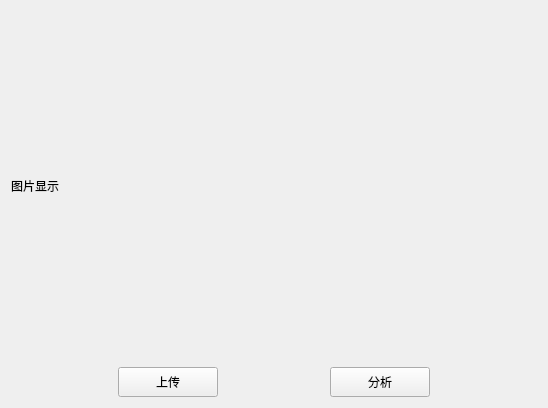
<?xml version="1.0" encoding="UTF-8"?>
<ui version="4.0">
 <class>Form</class>
 <widget class="QWidget" name="Form">
  <property name="geometry">
   <rect>
    <x>0</x>
    <y>0</y>
    <width>548</width>
    <height>406</height>
   </rect>
  </property>
  <property name="sizePolicy">
   <sizepolicy hsizetype="Expanding" vsizetype="Expanding">
    <horstretch>0</horstretch>
    <verstretch>0</verstretch>
   </sizepolicy>
  </property>
  <property name="windowTitle">
   <string>WQA_Analysis</string>
  </property>
  <layout class="QGridLayout" name="gridLayout_2">
   <item row="0" column="0">
    <layout class="QGridLayout" name="gridLayout">
     <item row="1" column="4">
      <spacer name="horizontalSpacer_3">
       <property name="orientation">
        <enum>Qt::Horizontal</enum>
       </property>
       <property name="sizeHint" stdset="0">
        <size>
         <width>40</width>
         <height>20</height>
        </size>
       </property>
      </spacer>
     </item>
     <item row="1" column="3" alignment="Qt::AlignLeft">
      <widget class="QPushButton" name="pushButton_2">
       <property name="sizePolicy">
        <sizepolicy hsizetype="Fixed" vsizetype="Fixed">
         <horstretch>0</horstretch>
         <verstretch>0</verstretch>
        </sizepolicy>
       </property>
       <property name="minimumSize">
        <size>
         <width>100</width>
         <height>30</height>
        </size>
       </property>
       <property name="text">
        <string>分析</string>
       </property>
      </widget>
     </item>
     <item row="1" column="1" alignment="Qt::AlignRight">
      <widget class="QPushButton" name="pushButton">
       <property name="sizePolicy">
        <sizepolicy hsizetype="Fixed" vsizetype="Fixed">
         <horstretch>0</horstretch>
         <verstretch>0</verstretch>
        </sizepolicy>
       </property>
       <property name="minimumSize">
        <size>
         <width>100</width>
         <height>30</height>
        </size>
       </property>
       <property name="text">
        <string>上传</string>
       </property>
      </widget>
     </item>
     <item row="0" column="0" colspan="5">
      <widget class="QLabel" name="label">
       <property name="sizePolicy">
        <sizepolicy hsizetype="Expanding" vsizetype="Expanding">
         <horstretch>0</horstretch>
         <verstretch>0</verstretch>
        </sizepolicy>
       </property>
       <property name="minimumSize">
        <size>
         <width>520</width>
         <height>350</height>
        </size>
       </property>
       <property name="text">
        <string>图片显示</string>
       </property>
      </widget>
     </item>
     <item row="1" column="0">
      <spacer name="horizontalSpacer_2">
       <property name="orientation">
        <enum>Qt::Horizontal</enum>
       </property>
       <property name="sizeHint" stdset="0">
        <size>
         <width>40</width>
         <height>20</height>
        </size>
       </property>
      </spacer>
     </item>
     <item row="1" column="2">
      <spacer name="horizontalSpacer">
       <property name="orientation">
        <enum>Qt::Horizontal</enum>
       </property>
       <property name="sizeHint" stdset="0">
        <size>
         <width>40</width>
         <height>20</height>
        </size>
       </property>
      </spacer>
     </item>
    </layout>
   </item>
  </layout>
 </widget>
 <resources/>
 <connections/>
</ui>
